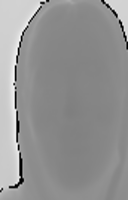
%> input picture Exp_Hap_Depth.png, 128 x 200 px
$ octave 'c.3.2_Noise and image histogram.m'   (GNU Octave 9; MATLAB toolbox functions it lacks are replaced by stand-ins)
%> lines starting %> are read from the running program, lines starting %| are printed output that depends on the picture
clc;    % Clearing the Command Window
clear;  % Clearing the Workspace
Depth= imread('Exp_Hap_Depth.png'); % Reading depth image
%> Depth is the input picture: size 200x128 uint8; min 0, max 255, mean 146.9
Gau = imnoise(Depth,'gaussian'); % Adding gaussian noise
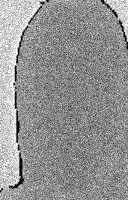
%> Gau: size 200x128 uint8; min 0, max 255, mean 146.7
SP = imnoise(Depth,'salt & pepper', 0.1); % Adding impulse noise
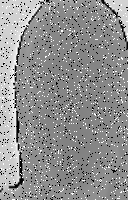
%> SP: size 200x128 uint8; min 0, max 255, mean 144.4
Poi = imnoise(Depth,'poisson'); % Adding Poisson noise
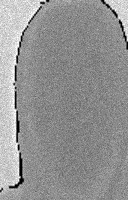
%> Poi: size 200x128 uint8; min 0, max 255, mean 146.9; mean of the top-left, top-right, bottom-left and bottom-right quarters 161.5, 139, 151.9, 135.3
Spe = imnoise(Depth,'speckle'); % Adding speckle noise
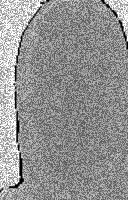
%> Spe: size 200x128 uint8; min 0, max 255, mean 146.1
SPmed = imadjust(medfilt2(SP,[3 3])); % Contrast adjustment for impulse polluted image
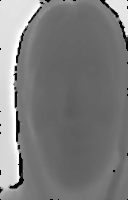
%> SPmed: size 200x128 uint8; min 0, max 255, mean 124.7
subplot(2,3,1);imshow(Depth); title ('Original');
subplot(2,3,2);imshow(Gau); title ('Gaussian noise');
subplot(2,3,3);imshow(SP); title ('Salt & pepper noise');
subplot(2,3,4);imshow(Poi); title ('Poisson noise');
subplot(2,3,5);imshow(Spe); title ('Speckle noise');
subplot(2,3,6);imshow(SPmed); title ('Removing S&P noise');
figure;
subplot(2,3,1);imhist(Depth); title ('Original');
subplot(2,3,2);imhist(Gau); title ('Gaussian noise');
subplot(2,3,3);imhist(SP,256); title ('Salt & pepper noise');
subplot(2,3,4);imhist(Poi); title ('Poisson noise');
subplot(2,3,5);imhist(Spe); title ('Speckle noise');
subplot(2,3,6);imhist(SPmed,256); title ('Removing S&P noise');
%> after `title ('Removing S&P noise')`:
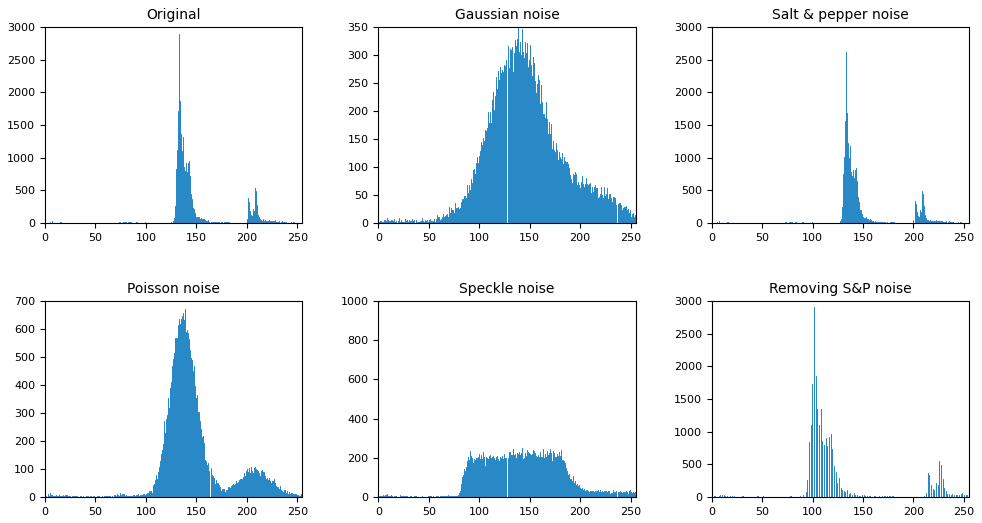
%> figure redrawn from the program's plot data, 6 panels; panel 1: highest point at x = 133, y = 2891; panel 2: highest point at x = 138, y = 350; panel 3: highest point at x = 133, y = 2614; panel 4: highest point at x = 139, y = 670

$ run again, with Exp_Sur_Depth.png copied over Exp_Hap_Depth.png
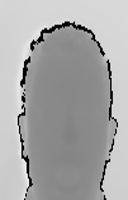
%> input picture Exp_Sur_Depth.png, 128 x 200 px
%> Depth is the input picture: size 200x128 uint8; min 0, max 255, mean 167.4
%> `Spe = imnoise(Depth,'speckle');`:
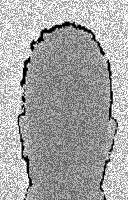
%> Spe: size 200x128 uint8; min 0, max 255, mean 165.2
%> `SPmed = imadjust(medfilt2(SP,[3 3]));`:
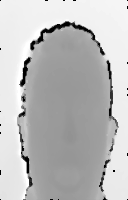
%> SPmed: size 200x128 uint8; min 0, max 255, mean 189
